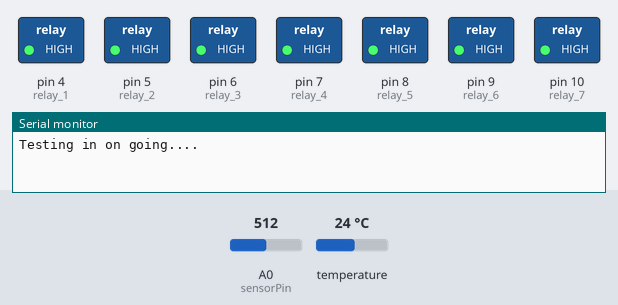
Bench run of a sketch on a simulated Arduino Uno, built with avr-gcc and run on an emulated ATmega328P. On the bench: switched loads named in the sketch (green lamp = pin HIGH), the last lines printed to the serial monitor. Inputs (shaded band) come from the test bench; at power-on: A0 (sensorPin) = 512, temperature 24 °C.

Above: at 0.3 s.
At 3.2 s:
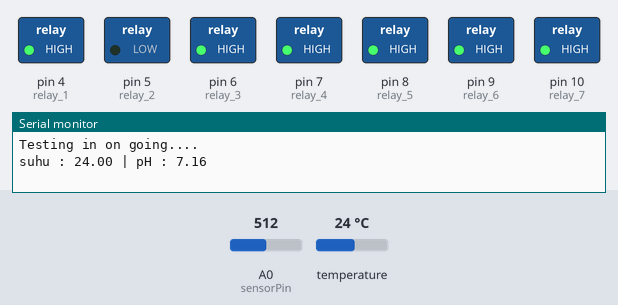
At 49.0 s:
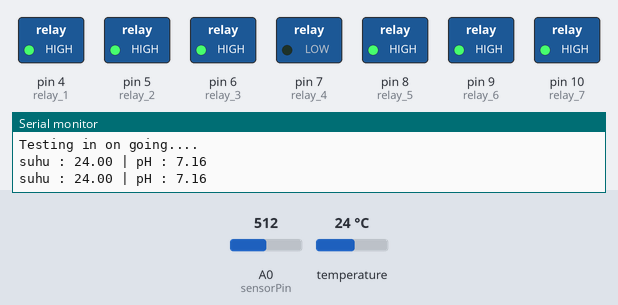
Timing chart, 0 to 53.0 s (numbered marks = the images above):
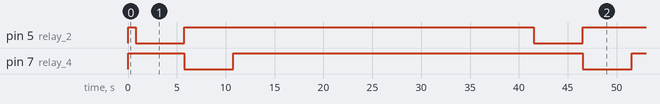

The sketch:

test_kontrol_relay.ino
```cpp
// add library for themp sensor

#include <OneWire.h>
#include <DallasTemperature.h>

// setup temp sensor
#define ONE_Wire_BUS 11
OneWire oneWire(ONE_Wire_BUS);
DallasTemperature sensor_suhu(&oneWire);
float Nilai_Suhu;

// setup pH sensor variabel
const int sensorPin = A0;
int Nilai_Sensor_pH;
float Tegangan_Sensor_pH;
float Tegangan_pH4 = 3.036;
float Tegangan_pH7 = 2.53;
float pH_Step = (Tegangan_pH4 - Tegangan_pH7) / 3;
float Nilai_pH;

// setup Output for Relay
const int relay_1 = 4;
const int relay_2 = 5;
const int relay_3 = 6;
const int relay_4 = 7;
const int relay_5 = 8;
const int relay_6 = 9;
const int relay_7 = 10;

void setup() {
  // setup serial monitor
  Serial.begin(9600);

  // setup I/O
  sensor_suhu.begin();
  pinMode(sensorPin, INPUT);
  pinMode(relay_1, OUTPUT);
  pinMode(relay_2, OUTPUT);
  pinMode(relay_3, OUTPUT);
  pinMode(relay_4, OUTPUT);
  pinMode(relay_5, OUTPUT);
  pinMode(relay_6, OUTPUT);
  pinMode(relay_7, OUTPUT);

  // set relay to off
  digitalWrite(relay_1, HIGH);
  digitalWrite(relay_2, HIGH);
  digitalWrite(relay_3, HIGH);
  digitalWrite(relay_4, HIGH);
  digitalWrite(relay_5, HIGH);
  digitalWrite(relay_6, HIGH);
  digitalWrite(relay_7, HIGH);

  // print teks on serial monitor
  Serial.println("Testing in on going....");
}

void getDataSensor() {
  // get data sensor pH
  Nilai_Sensor_pH = analogRead(sensorPin);
  Tegangan_Sensor_pH = Nilai_Sensor_pH * (5 / 1023.0);
  Nilai_pH = 7 + ((Tegangan_pH7 - Tegangan_Sensor_pH) / pH_Step);

  // get data sensor temp
  sensor_suhu.requestTemperatures();
  Nilai_Suhu = sensor_suhu.getTempCByIndex(0);  // the index 0 refers to the first device
}

void loop() {
  // put your main code here, to run repeatedly:
  getDataSensor();

  // print nilai suhu dan pH pada serial monitor
  Serial.print("suhu : ");
  Serial.print(Nilai_Suhu);
  Serial.print(" | pH : ");
  Serial.println(Nilai_pH);

  // simple logic to turn relay 1 & 2 base on temp sensor
  if (Nilai_Suhu > 27 && Nilai_Suhu < 30) {
    digitalWrite(relay_1, LOW);
    delay(5000);
    digitalWrite(relay_1, HIGH);
  } else {
    digitalWrite(relay_2, LOW);
    delay(5000);
    digitalWrite(relay_2, HIGH);
  }

  // simple logic to turn relay 3 & 4 base on pH sensor
  if(Nilai_pH > 4 && Nilai_pH < 6){
    digitalWrite(relay_3, LOW);
    delay(5000);
    digitalWrite(relay_3, HIGH);
  } else {
    digitalWrite(relay_4, LOW);
    delay(5000);
    digitalWrite(relay_4,HIGH);
  }

  // delay 30 detik
  delay(30000);
}
```

Measured:
- by itself, pin 5 (relay_2), pin 7 (relay_4): alternates HIGH for 35.8 s and LOW for 5.0 s
- by itself, everything shown: repeats every 40.8 s, in 3 steps
